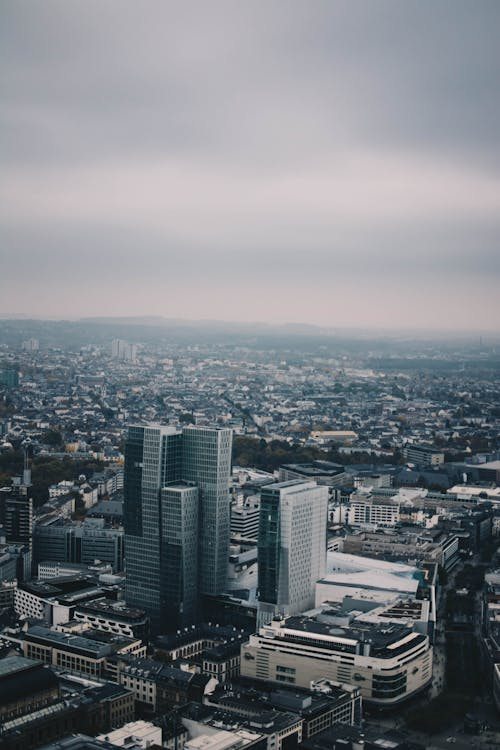
#> input picture İmageFilter/city.jpeg, 500 x 750 px, given in place of the camera
$ python main.py   (older library calls are emulated)
#> lines starting #> are read from the running program, lines starting #| are printed output that depends on the picture
import cv2
import numpy

kamera = cv2.VideoCapture(0)

while (True):
    ret, VideoImage = kamera.read()
#> VideoImage is the input picture: shape (750, 500, 3); mean B, G, R 130.4, 124.6, 119.8

    scale_percent = 50  # %50 küçültme oranı
    width = int(VideoImage.shape[1] * scale_percent / 100)
#> width = 250
    height = int(VideoImage.shape[0] * scale_percent / 100)
#> height = 375
    dim = (width, height)
#> dim = (250, 375)

    # Orijinal görüntüyü yeniden boyutlandır
    resized_VideoImage = cv2.resize(VideoImage, dim, interpolation=cv2.INTER_AREA)
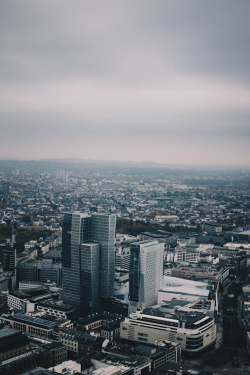
#> resized_VideoImage: shape (375, 250, 3); mean B, G, R 130.5, 124.8, 119.9

    median_filter_video=cv2.medianBlur(resized_VideoImage,5)
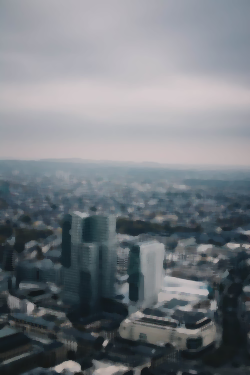
#> median_filter_video: shape (375, 250, 3); mean B, G, R 129.5, 123.7, 118.7
    resized_median_filtered = cv2.resize(median_filter_video, dim, interpolation=cv2.INTER_AREA)

    laplaced_filter_video= cv2.Laplacian(median_filter_video,cv2.CV_64F)
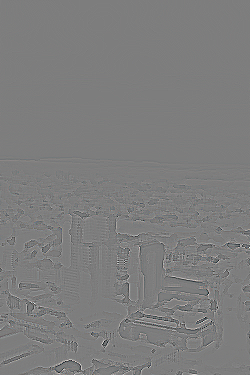
#> laplaced_filter_video: shape (375, 250, 3) float64; mean B, G, R 0, 0, 0; drawn with min black and max white
    laplaced_filter_video =numpy.uint8(numpy.absolute(laplaced_filter_video))
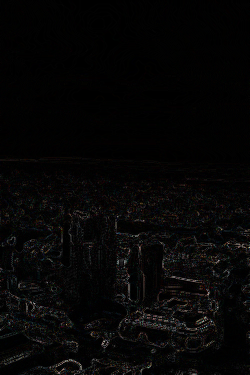
#> laplaced_filter_video: shape (375, 250, 3); mean B, G, R 5.7, 5.9, 6.3
    resized_laplace_filtered = cv2.resize(laplaced_filter_video, dim, interpolation=cv2.INTER_AREA)

    frames=numpy.hstack((resized_VideoImage,resized_median_filtered,resized_laplace_filtered))
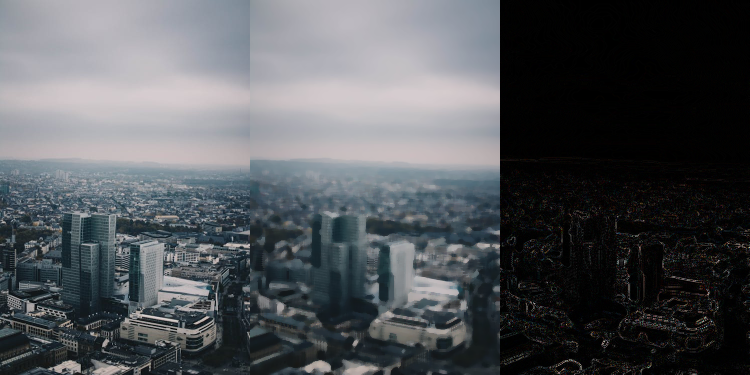
#> frames: shape (375, 750, 3); mean B, G, R 88.5, 84.8, 81.6

    cv2.imshow("Orijinal | Median Filtre | Laplace Filtre", frames)
    if cv2.waitKey(50) & 0xFF == 27 :
#> (key Esc is pressed here)
        break

kamera.release()
cv2.destroyAllWindows()
